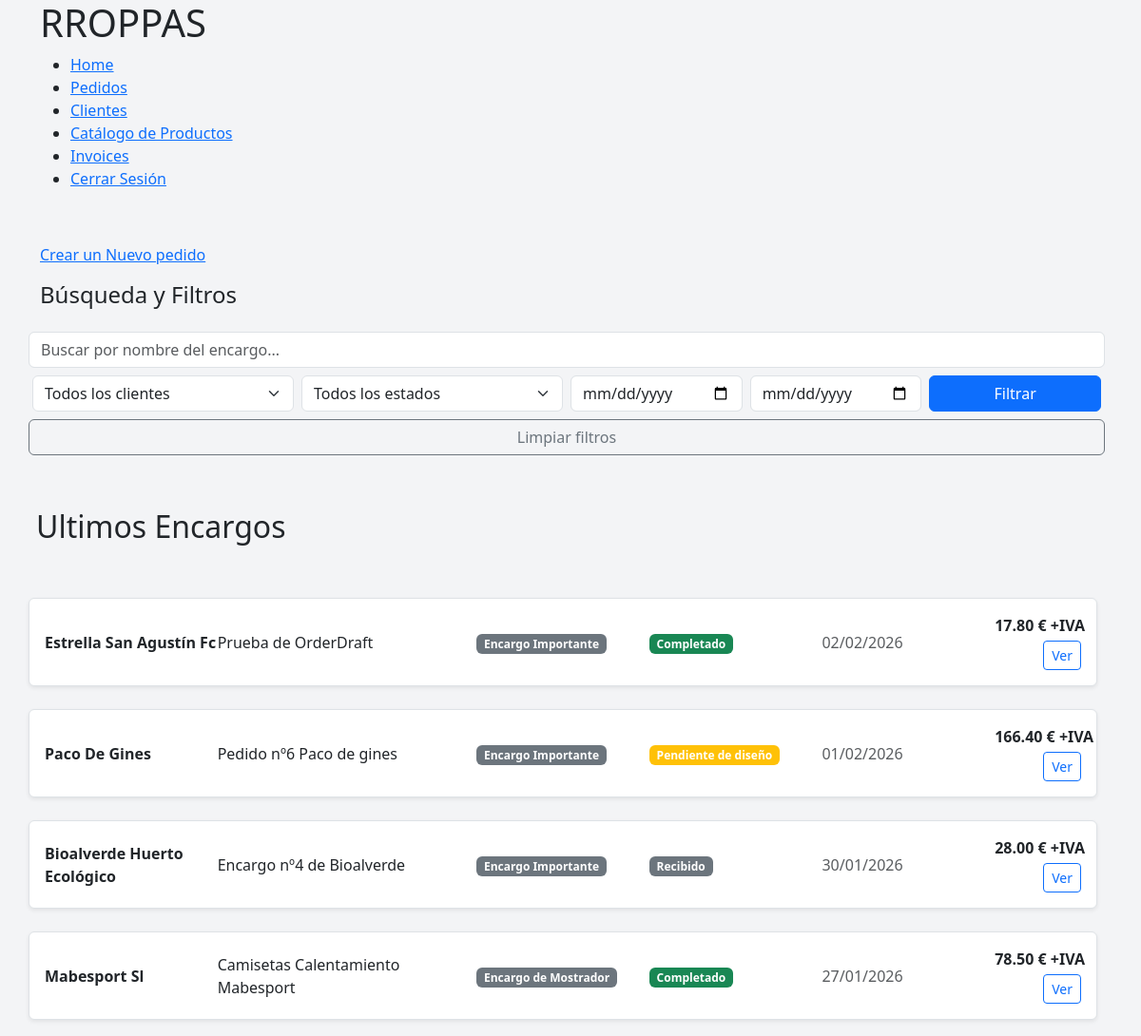
The app's page /orders/list/ (signed in, upper part), older data.
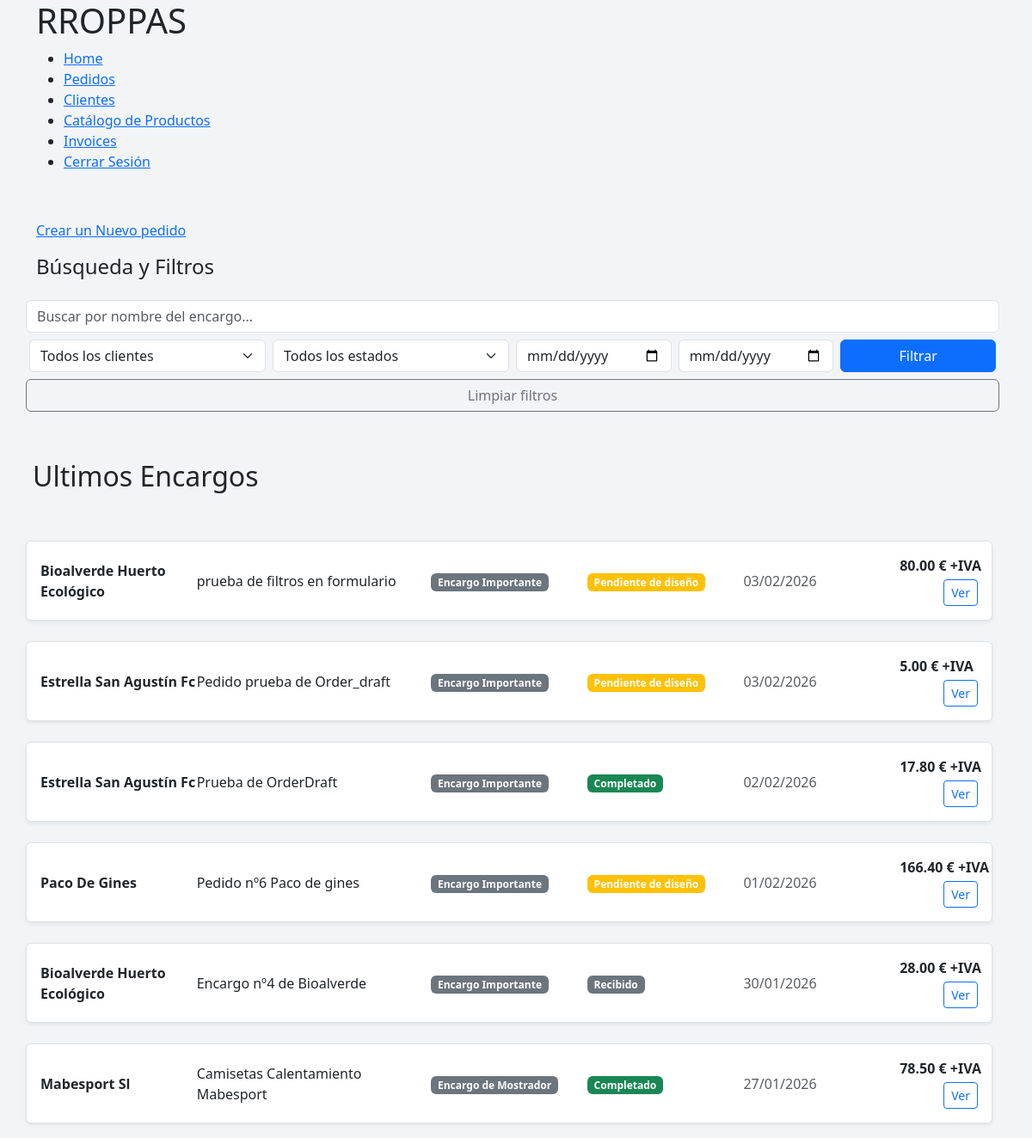
The same page, newer data.
### orders/models.py (models this page shows, shortened)
class Order(models.Model):
    class OrderStatus(models.TextChoices):
        RECEIVED = "RECEIVED", "Recibido"
        PENDING_DESIGN = "PENDING_DESIGN", "Pendiente de diseño"
        DESIGN_READY = "DESIGN_READY", "Diseño confirmado"
        IN_PRODUCTION = "IN_PRODUCTION", "En producción"
        COMPLETED = "COMPLETED", "Completado"
        DELIVERED = "DELIVERED", "Entregado"
        CANCELLED = "CANCELLED", "Cancelado"
    class OrderType(models.TextChoices):
        LARGE = 'LARGE', 'Encargo Importante'
        SMALL = 'SMALL', 'Encargo de Mostrador'
    client = models.ForeignKey(
        Client,
        on_delete=models.PROTECT,
        related_name='orders',
    )
    title = models.CharField(
        max_length=50,
        help_text='Descripcion corta del Pedido',
        verbose_name='Nombre del encargo',
    )
    status = models.CharField(
        verbose_name='Estado',
        choices=OrderStatus,
        default=OrderStatus.PENDING_DESIGN,
    )
    order_type =models.CharField(
        verbose_name='Tipo de pedido',
        choices=OrderType,
    )
    notes = models.TextField(blank=True, null=True)
    delivery_date = models.DateField(blank=True, null=True)
    created_at = models.DateTimeField(auto_now_add=True)
    updated_at = models.DateTimeField(auto_now=True)
    sent_at = models.DateField(blank=True, null=True)
    def total_price(self):
        return sum(
            item.unit_price * item.quantity
            for item in self.items.all()
        )
    def status_color(self):
        return {
            self.OrderStatus.RECEIVED: 'secondary',
            self.OrderStatus.PENDING_DESIGN: 'warning',
            self.OrderStatus.DESIGN_READY: 'info',
            self.OrderStatus.IN_PRODUCTION: 'primary',
            self.OrderStatus.COMPLETED: 'success',
            self.OrderStatus.DELIVERED: 'dark',
            self.OrderStatus.CANCELLED: 'danger',
        }.get(self.status, 'secondary')

class OrderItem(models.Model):
    order = models.ForeignKey(
        Order,
        on_delete=models.CASCADE,
        related_name='items',
    )
    product = models.ForeignKey(
        Product,
        on_delete=models.PROTECT,
    )
    variant = models.ForeignKey(
        ProductVariant,
        on_delete=models.PROTECT,
    )
    quantity = models.PositiveIntegerField(
        default=1,
    )
    unit_price = models.DecimalField(
        max_digits=10,
        decimal_places=2,
        help_text="Precio unitario sin IVA",
        verbose_name='Precio presupuestado',
    )
    notes = models.CharField(
        max_length=255,
        blank=True,
    )

### clients/models.py (models this page shows, shortened)
class Client(models.Model):
    TIPOS_CLIENTE = [
        ("club deportivo", "Club deportivo"),
        ("colegio", "Colegio"),
        ("ayuntamiento", "Ayuntamiento"),
        ("universidad", "Universidad"),
        ("empresa", "Empresa"),
        ("particular", "Particular"),
    ]
    name = models.CharField(
        verbose_name='Nombre',
        max_length=255,
    )
    tipo = models.CharField(
        verbose_name='Tipo de Cliente',
        choices=TIPOS_CLIENTE
    )
    cif_nif = models.CharField(
        verbose_name='CIF/NIF',
        max_length=20,
        blank=True,
        null=True,
    )
    t_number = models.CharField(
        verbose_name='Nº teléfono',
        max_length=30,
        null=True,
        blank=True
    )
    email= models.EmailField(
        blank=True,
    )
    direccion=models.TextField(
        verbose_name='Direccion',
        max_length=100,
        blank=True,
        null=True,
    )
    other=models.TextField(
        verbose_name='Otra información',
        blank=True,
        null=True,
    )
    created_at=models.DateTimeField(
        verbose_name='Fecha de Creación',
        default=timezone.now,
        )

### orders/views.py (the view)
# urls.py: path('list/', OrderListView.as_view(), name='orders'),
@method_decorator(login_required, name='dispatch')
class OrderListView(ListView):
    model = Order
    template_name = 'orders/orders.html'
    context_object_name = 'orders'
    def get_queryset(self):
        qs = Order.objects.select_related('client')
        search = self.request.GET.get('q')
        if search:
            qs = qs.filter(title__icontains = search)
        client = self.request.GET.get('client')
        if client:
            qs = qs.filter(client__id=client)
        status = self.request.GET.get('status')
        if status:
            qs = qs.filter(status=status)
        created_from = self.request.GET.get('created_from')
        if created_from:
            qs = qs.filter(created_at__date__gte=created_from)
        created_to = self.request.GET.get('created_to')
        if created_to:
            qs= qs.filter(created_at__date__lte=created_to)
        delivery_from = self.request.GET.get('delivery_from')
        if delivery_from:
            qs = qs.filter(delivery_date__gte=delivery_from)
        delivery_to = self.request.GET.get("delivery_to")
        if delivery_to :
            qs = qs.filter(delivery_date__lte=delivery_to)
        return qs.order_by("-created_at")
    def get_context_data(self, **kwargs):
        context = super().get_context_data(**kwargs)
        context["clients"] = Order._meta.get_field("client").remote_field.model.objects.all()
        context['status'] = Order.OrderStatus.choices
        return context

### mini_erp/templates/orders/orders.html (shortened to what this page needs)
{% extends "general/layout.html" %}
{% block contenido %}
      <div class="container">
      {% load static %}
      <link rel="stylesheet" href="{% static 'orders/css/orders.css' %}">
         <section>
               <div class="row">
                  <p class="mb-3"><a href="{% url 'orders:order_create' %}">Crear un Nuevo pedido</a></p>
               </div>
               <div class="row">
                  <h4>Búsqueda y Filtros</h4>
                  {% include "_includes/_orders/_order_filters.html" %}
                  <div class="row g-3">
                     <h2>Ultimos Encargos</h2>
                        {% for order in orders  %}
                           {% include "_includes/_orders/_order_row.html" %}
                        {% endfor %}
                  </div>
               </div>
         </section>
      </div
{% endblock %}

### mini_erp/templates/_includes/_orders/_order_row.html
<div class="order-row d-flex align-items-center p-3 mb-2 shadow-sm border rounded">
    {% load static %}
    <link rel="stylesheet" href="{% static 'orders/css/orders.css' %}">
    <div class="col-2 fw-bold">
        {{ order.client.name }}
    </div>
    <div class="col-3">
        {{ order.title }}
    </div>
    <div class="col-2">
        <span class="badge
            {% if order.order_type == 'BIG' %} bg-primary
            {% else %} bg-secondary
            {% endif %}">
            {{ order.get_order_type_display }}
        </span>
    </div>
    <div class="col-2">
        <span class="badge bg-{{ order.status_color }}">
            {{ order.get_status_display }}
        </span>
    </div>
    <div class="col-2 text-muted">
        {% if order.created_at %}
            {{ order.created_at|date:"d/m/Y" }}
        {% else %}
            Sin definir
        {% endif %}
    </div>
    <div class="col-1 text-end">
        <div class="order-price fw-bold">{{ order.total_price }} € +IVA</div>
        <a href="{% url 'orders:order_detail' order.pk %}"
           class="btn btn-sm btn-outline-primary mt-1">
            Ver
        </a>
    </div>
</div>

Row changes from the older to the newer data that the page shows:
added Order: client.name "Bioalverde Huerto Ecológico", title "prueba de filtros en formulario", order_type "Encargo Importante", status "Pendiente de diseño", created_at "03/02/2026", total_price "80.00"
added Order: client.name "Estrella San Agustín Fc", title "Pedido prueba de Order_draft", order_type "Encargo Importante", status "Pendiente de diseño", created_at "03/02/2026", total_price "5.00"
